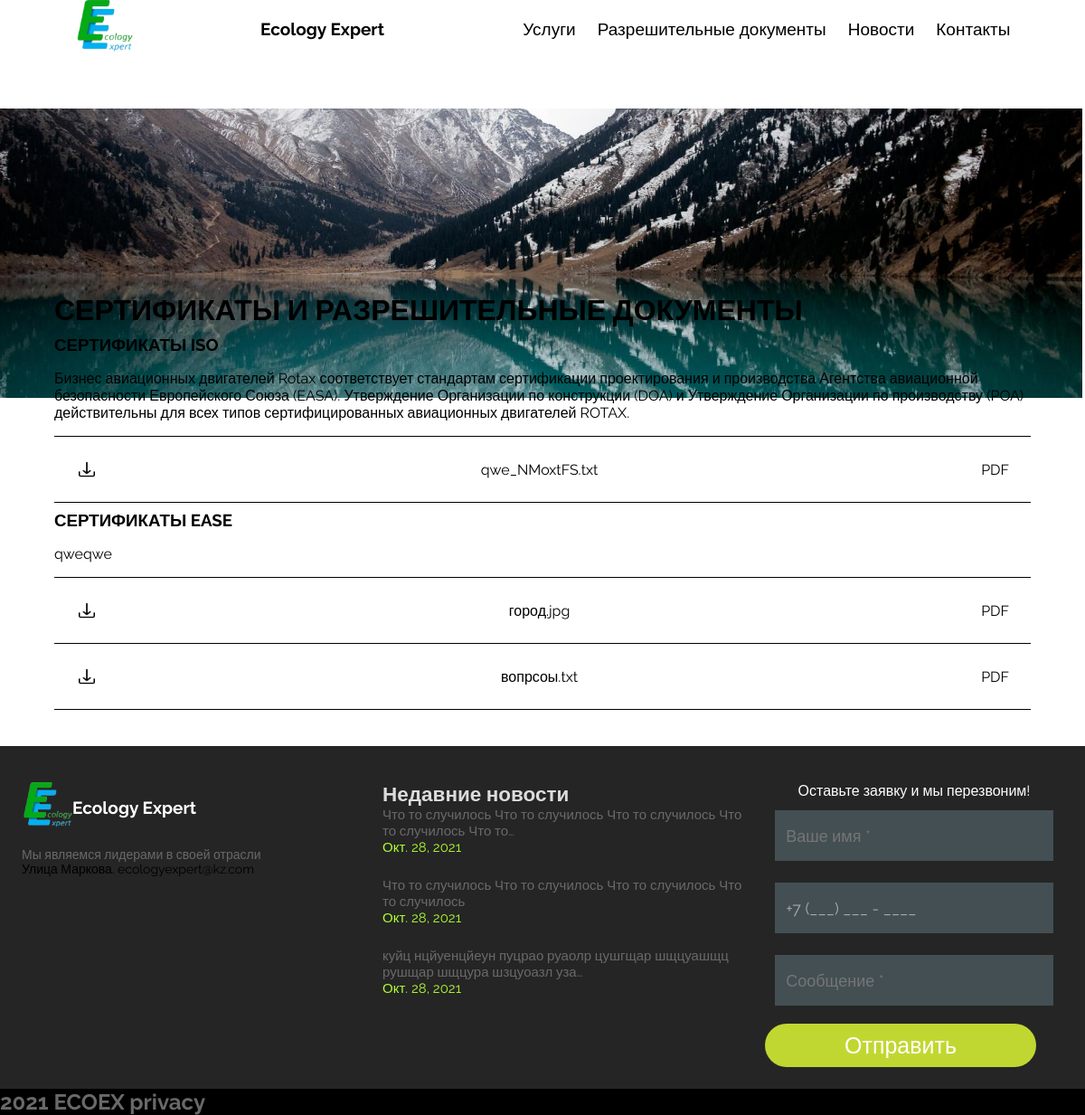
Before: /pass_docs with the older database file.
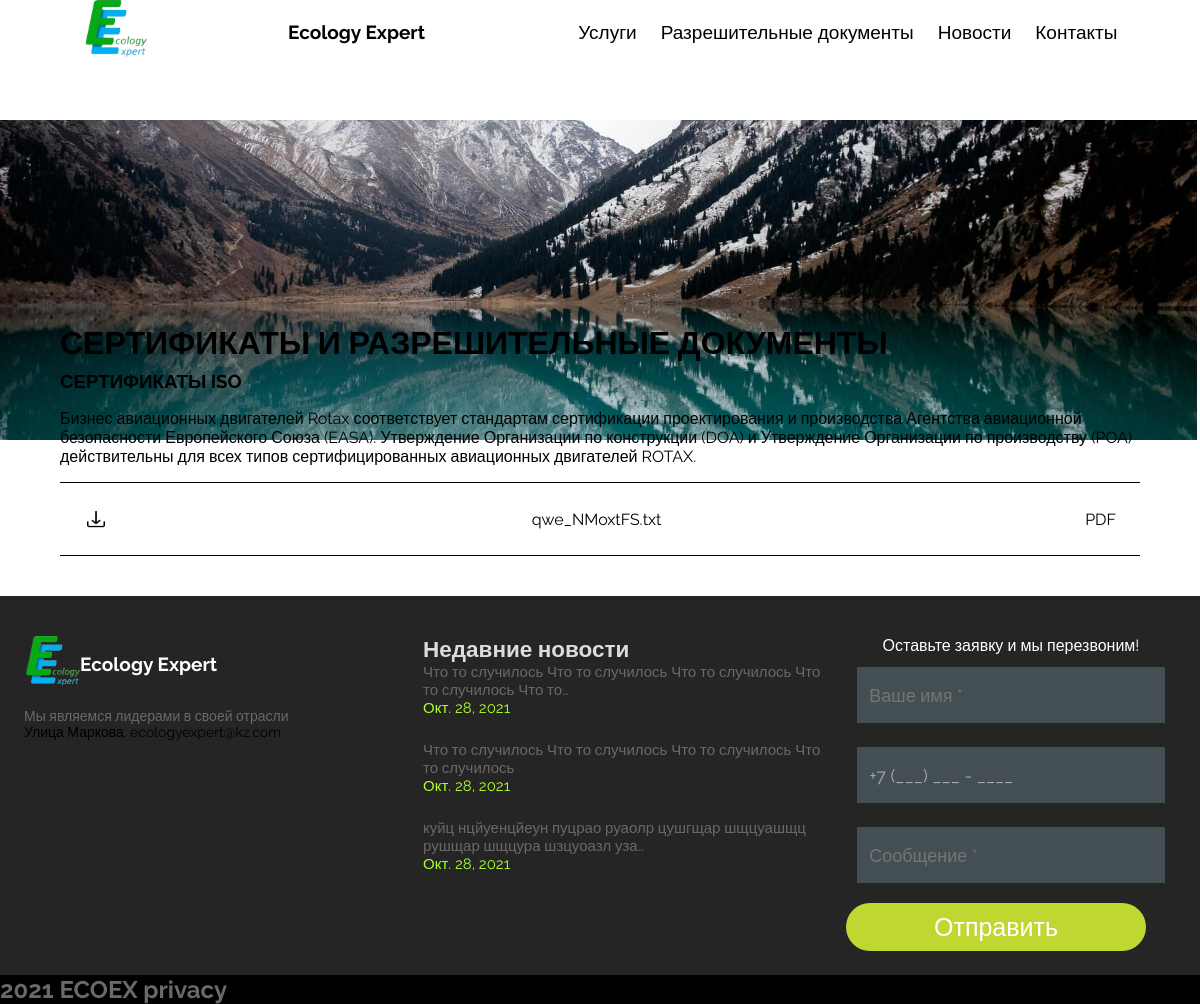
After: the same page with the newer database file.
### landing/models.py (models this page shows, shortened)
class PassDocs(models.Model):
    title = models.CharField(max_length=155)
    description = models.CharField(max_length=455)
    file_pdf = models.FileField(upload_to="docs")
    file_pdf_2 = models.FileField(upload_to="docs", null=True, blank=True)
    file_pdf_3 = models.FileField(upload_to="docs", null=True, blank=True)
    file_pdf_4 = models.FileField(upload_to="docs", null=True, blank=True)
    file_pdf_5 = models.FileField(upload_to="docs", null=True, blank=True)
    file_pdf_6 = models.FileField(upload_to="docs", null=True, blank=True)
    file_pdf_7 = models.FileField(upload_to="docs", null=True, blank=True)
    file_pdf_8 = models.FileField(upload_to="docs", null=True, blank=True)

class News(models.Model):
    title = models.CharField(max_length=150)
    date = models.DateField(auto_now_add=True)
    slug = models.SlugField(max_length=75, unique=True, db_index=True, verbose_name="URL")
    image = models.ImageField(upload_to="news/", null=True)
    description = models.TextField()

### landing/views.py (the view)
# urls.py: path('pass_docs', views.pass_docs, name='pass_docs'),
def pass_docs(request):
    context = {}
    docs = PassDocs.objects.all()
    context['docs'] = docs
    context['rng'] = ['1','1','1','1','1','1','1','1']
    return render(request, "landing/pass_docs.html", context)

### landing/context_processors.py (called while the page is built)
def news(request):
    return {'RecentNews': News.objects.all()[:3]}

### landing/templatetags/truncate_docs.py (called while the page is built)
@register.simple_tag()
def truncate_docs(doc_name):
    doc_name = doc_name.split('/')
    try:
        return doc_name[1]
    except:
        return 'file'

### templates/landing/pass_docs.html (shortened to what this page needs)
{% extends 'landing/base.html' %}
{% load static %}
{% block head %}
    <link rel="stylesheet" href="{% static 'css/pass_docs.css' %}">
    <link rel="stylesheet" href="{% static 'css/header_non_main.css' %}">
{% endblock head %}
{% block content %}
    {% load cache %}
    {% include 'parts/upper_lake.html' %}
    {% load truncate_docs %}
    <div class="pass_docs_wrapper">
    <h1>СЕРТИФИКАТЫ И РАЗРЕШИТЕЛЬНЫЕ ДОКУМЕНТЫ</h1>
    <div class="inner_wrapper">
    {% for pass_doc in docs %}
        <div class="Flex_downloads">
        <h3>{{ pass_doc.title }}</h3>
        <div class="downloads_n_text">
        <p class="pass_docs_description">{{ pass_doc.description }}</p>
        <div class="pass_docs_downloadable" onclick="download('{{ pass_doc.file_pdf.url }}')">
        <div class="pass_docs_download_icon"></div>
        <a href="{{ pass_doc.file_pdf.url }}" download>{% truncate_docs pass_doc.file_pdf.name %}</a>
        <p>PDF</p>
        </div>
        {% if pass_doc.file_pdf_2 %}
        <div style="border-top: none;" class="pass_docs_downloadable" onclick="download('{{ pass_doc.file_pdf_2.url }}')">
        <div class="pass_docs_download_icon"></div>
        <a href="{{ pass_doc.file_pdf_2.url }}" download>{% truncate_docs pass_doc.file_pdf_2.name %}</a>
        <p>PDF</p>
        </div>
            </div>
        </div>
        {% endif %}
</div>
        </div>
    {% endfor %}
    </div>
    </div>
{% endblock content %}

### templates/landing/base.html (shortened to what this page needs)
<!DOCTYPE html>
{% load static %}
{% load cache %}
<html lang="en">
<head>
{% block head %}
{% endblock head %}
{% cache 25000 header %}
<link rel="stylesheet" href="{% static 'css/base.css' %}">
<link rel="stylesheet" href="{% static 'css/mobile_header.css' %}">
{% endcache %}
</head>
<body>
<section class="HeaderWrapper" id="header_wrapper" style="background-clip: content-box">
<header id="main_header">
    <div class="LogoImg"></div>
    <a href="{% url 'landing:main_page' %}" class="LogoText" id="LogoText">Ecology Expert</a>
    <div class="TextHeaderHorizontal">
        <p class="P_header"><a href="{% url 'landing:services' %}">Услуги</a></p>
        <p class="P_header"><a href="{% url 'landing:pass_docs' %}">Разрешительные документы</a></p>
        <p class="P_header"><a href="{% url 'landing:news_fan' %}">Новости</a></p>
        <p class="P_header"><a href="{% url 'landing:contacts_fan' %}">Контакты</a></p>
    </div>
</header>
</section>
{% block content %}
{% endblock content %}
<footer>
    <div class="Footer">
        <div class="LeftSideFooter">
            <div class="FooterLogo">
            <div class="FooterLogoImg"></div>
            <a href="{% url 'landing:main_page' %}" class="LogoText">Ecology Expert</a>
            </div>
                <p class="DescripFooter">Мы являемся лидерами в своей отрасли
</p>
            <p class="LocationFooter">Улица Маркова.
<a class="EmailFooter">ecologyexpert@kz.com</a></p>
        </div>
        <div class="MiddleSideFooter">
            <h2>Недавние новости</h2>
            <div>
              {% for new in RecentNews %}
                <a class="new_description">{{ new.description|truncatechars:75 }}</a>
                <p class="new_date" >{{ new.date }}</p>
              {% endfor%}
            </div>
        </div>
    {% include 'parts/form_footer.html' %}
    </div>
    <div class="UnderFooter">
        <h1>2021 ECOEX <a href="https://google.com">privacy</a></h1>
    </div>
</footer>
</body>
</html>

Changed rows visible on the page:
removed PassDocs: title "СЕРТИФИКАТЫ EASE", description "qweqwe", file_pdf "город.jpg", file_pdf_2 "вопрсоы.txt"
